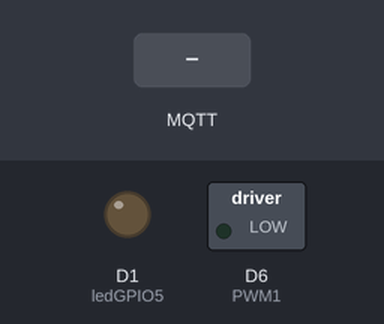
Bench run of a sketch on a simulated ESP8266 (NodeMCU). On the bench: switched loads named in the sketch (green lamp = pin HIGH), output pins drawn as LEDs (lit = HIGH). The inputs (shaded band) are chosen by the test bench. WiFi joins after 1.5 s; servers stay silent unless stated; no MQTT or app messages arrive unless stated; what the sketch prints to the serial monitor is not drawn.

Above: at 2.8 s.
2.9 s: MQTT message "1" arrives on the first subscribed topic
At 4.5 s:
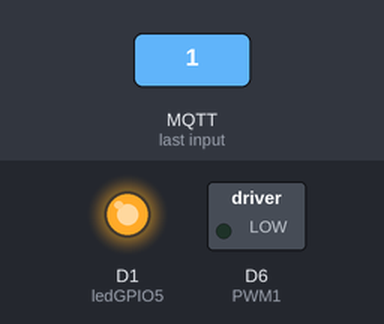
5.2 s: MQTT message "3" arrives on the first subscribed topic
At 6.2 s:
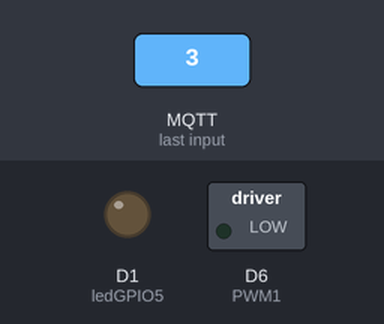
7.2 s: MQTT message "1" arrives on the third subscribed topic
Timing chart, 0 to 7.8 s (numbered marks = the images above; inputs shaded):
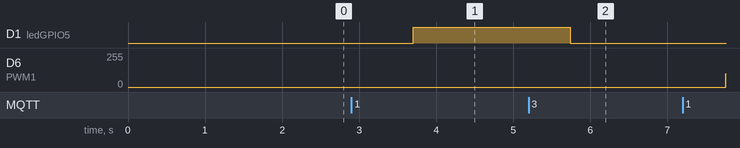

The sketch:

nodemcu_1.0_test.ino
```cpp
/*****

  All the resources for this project:
  https://randomnerdtutorials.com/

*****/

// Loading the ESP8266WiFi library and the PubSubClient library
#include <ESP8266WiFi.h>
#include <PubSubClient.h>
#include <SoftwareSerial.h>

String Lamp_Control(String messageTemp);
String Motor_Control(String messageTemp);
String LEDPWM_Control(String SDuty);

SoftwareSerial mySerial(13, 15); //
// Change the credentials below, so your ESP8266 connects to your router
const char* ssid =  "iptime2.4GHz-JHS";  // "illifamily2G"; //"iptime2.4GHz-JHS";
const char* password = "ace2022^!"; // "illikim575859"; // "ace2022^!";

// Change the variable to your Raspberry Pi IP address, so it connects to your MQTT broker
const char* mqtt_server =    "192.168.43.202"; //"tcp://192.168.43.202"; //"114.205.87.39";
const int mqtt_server_port =   9099;  // 1001; //9099; //1883;

// Initializes the espClient
WiFiClient espClient;
PubSubClient client(espClient);
//int timeIn=0;
// Connect an LED to each GPIO of your ESP8266
const int ledGPIO5 = D1;
const int PWM1 = D6;
// Don't change the function below. This functions connects your ESP8266 to your router
void setup_wifi() {
  delay(10);
  // We start by connecting to a WiFi network
  Serial.println();
  Serial.print("Connecting to ");
  Serial.println(ssid);
  Serial.println("Wifi begin called");
  delay(100);

  WiFi.begin(ssid, password);

  //catch()
  Serial.println("Wifi begin ended");
  while (WiFi.status() != WL_CONNECTED) {
    delay(500);
    Serial.print(".");
  }
  Serial.println("");
  Serial.print("WiFi connected - ESP IP address: ");
  Serial.println(WiFi.localIP());
}

// This functions is executed when some device publishes a message to a topic that your ESP8266 is subscribed to
// Change the function below to add logic to your program, so when a device publishes a message to a topic that
// your ESP8266 is subscribed you can actually do something
void callback(String topic, byte* message, unsigned int length) {


  //client.publish("esp8266/function/Lamp", "1");


  Serial.print("Message arrived on topic: ");
  Serial.print(topic);
  Serial.print(". Message: ");
  String messageTemp;


  for (int i = 0; i < length; i++) {
    Serial.print((char)message[i]);
    messageTemp += (char)message[i];
  }
  Serial.println();
  //시간을 받아 저장
  /*String inString="";
     for (int i = 0; i < length; i++) {
      inString += (char)message[i];
    }*/
  //timeIn=inString.toInt();
  //timeIn*=1000;


  // Feel free to add more if statements to control more GPIOs with MQTT

  // If a message is received on the topic home/office/esp1/gpio2,
  // you check if the message is either 1 or 0. Turns the ESP GPIO according to the message
  // 우리가 실제적으로 건드려야할 곳

  Serial.print(messageTemp);
  if (topic == "esp8266/function/Lamp") {
    Lamp_Control(messageTemp);
  }
  if (topic == "esp8266/function/Motor") {
    Motor_Control(messageTemp);
  }
  if (topic == "esp8266/function/LED") {
    LEDPWM_Control(messageTemp);
  }
  /*if(topic=="esp8266/read"){
     if(messageTemp == "0"){
      Serial.print("READ:");
      send_data();
    }
    }

    if(Serial.available()){
    //Serial.println(timeIn);

    for (int i = 0; i < length; i++) {
            a=Serial.write(message[i]);
      }

    }*/
  Serial.println();
  // callback 함수 안에 있음
  messageTemp=""; //MT 초기화
}


// This functions reconnects your ESP8266 to your MQTT broker
// Change the function below if you want to subscribe to more topics with your ESP8266
// 8266이 MQTT broker에 재 접속하게 된다.
// 8266에서 더 많은 토픽을 구독하고 싶을때 아래 기능을 바꾸면 된다.
void reconnect() {
  // Loop until we're reconnected
  while (!client.connected()) {
    Serial.print("Attempting MQTT connection...");
    // Attempt to connect

    if (client.connect("ESP8266Client2")) {
      Serial.println("connected");
      // Subscribe or resubscribe to a topic
      // You can subscribe to more topics (to control more LEDs in this example)
      // 더 많은 토픽을 구독 할 수 있다.
      // 토픽을 바꾸면 여기도 바꿔줘야
      //client.subscribe("esp8266/4");
      //client.subscribe("esp8266/5");
      client.subscribe("esp8266/function/Lamp");
      client.subscribe("esp8266/function/Motor");
      //Serial.print("띠용");
      client.subscribe("esp8266/function/LED");
      client.publish("esp8266/text", "Welcome Smart Home");
      client.subscribe("esp8266/read");
      //client.subscribe("esp8266/write");
      client.subscribe("esp8266/test");


    }
    else {
      Serial.print("failed, rc=");
      Serial.print(client.state());
      Serial.println(" try again in 5 seconds");
      // Wait 5 seconds before retrying
      delay(5000);
    }
  }
}

// The setup function sets your ESP GPIOs to Outputs, starts the serial communication at a baud rate of 115200
// Sets your mqtt broker and sets the callback function
// The callback function is what receives messages and actually controls the LEDs
/*void send_data()
  {
  long lastmsg = 0;
  long now = millis();
  // millis()는 아두이노로 프로그램을 돌리기 시작한 후 지난 시간을 밀리 초 숫자로 return,
  // 50일 후에 오버플로우 되어 초기화
  char temp[50]; // 50글자를 받아오는 배열 한글은 한글자에 2바이트 20글자, 영어는 널문자 포함 40글자
  for (int a=0;a<50;a++ ){
    temp[a] = 0;
    } // 버퍼 초기화
  if(now - lastmsg > 1000 ) // 1초에 한번씩 확인 할 수 있음
  {
    lastmsg = now;

    byte leng = Serial.readBytes(temp, 50);

    Serial.print("Input data Lenght : ");
    Serial.println(leng);
    for(int i = 0; i < leng; i++)
      {
        Serial.print(temp[i]);
      }
    client.publish("esp8266/write",temp); // esp8266/write로 발행하고, temp데이터를 보냄
  }
  }*/
void setup() {
  pinMode(ledGPIO5, OUTPUT);
  pinMode(PWM1,OUTPUT);
  Serial.begin(9600);
  Serial.print("Powered on");
  setup_wifi();
  mySerial.begin(9600);
  client.setServer(mqtt_server, mqtt_server_port);
  client.setCallback(callback);

}

// For this project, you don't need to change anything in the loop function.
// Basically it ensures that you ESP is connected to your broker
void loop() {
  if (!client.connected()) {
    reconnect();
  }
  if (!client.loop()) {

    client.connect("ESP8266Client2");
  }

  client.publish("esp8266/test"," pubtest!");
  Serial.print("(jjs send)\n");
  delay(2000);

}


String Lamp_Control(String messageTemp){
  Serial.println("LAMP On Off Control");
    if (messageTemp == "1") {
     /* for (int i = 0; i < length; i++) {
        mySerial.write(message[i]);
      }*/
      Serial.print("On");
      digitalWrite(ledGPIO5,HIGH); //led D1
      return "LED ON";
    }// 형광등 제어
    else if (messageTemp == "3") {
     /* for (int i = 0; i < length; i++) {
        mySerial.write(message[i]);
      }*/
      Serial.print("Off");
      digitalWrite(ledGPIO5,LOW); //led D1
      return "LED OFF";
    }
}

String Motor_Control(String messageTemp){

}

String LEDPWM_Control(String SDuty){
  int Duty = atoi(SDuty.c_str());
  Serial.print("\n Duty : ");
  Serial.println(Duty);
  analogWrite(PWM1,Duty*100);
  //analogWrite(PWM1,1023);

}
```

Measured:
- after the input at 2.9 s, D1 (ledGPIO5): LOW → HIGH after 0.80 s
- after the input at 5.2 s, D1 (ledGPIO5): HIGH → LOW after 0.54 s
- after the input at 7.2 s, D6 (PWM1): 0/255 → 100/255 after 0.56 s
